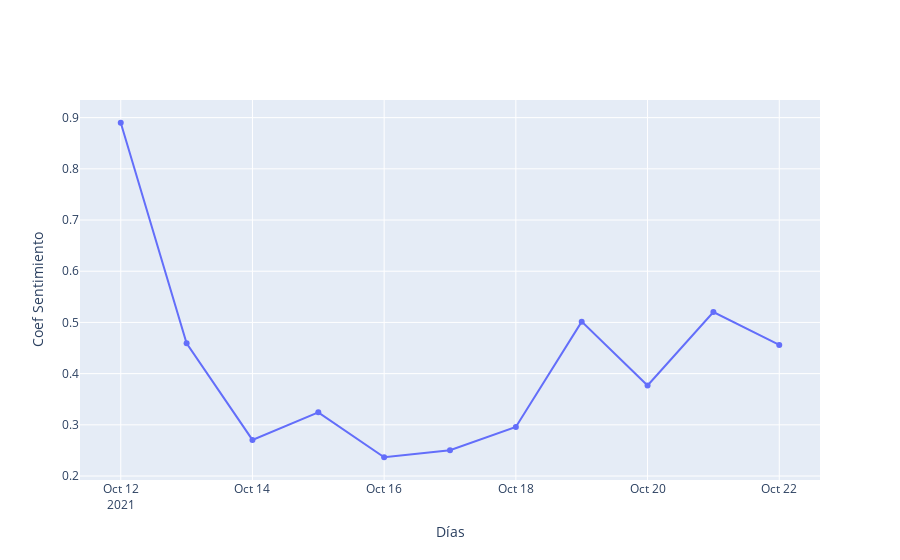

The code cell stored with this chart in its notebook:
### Code cell
data = [go.Scatter(
                x=A.FechaPublicacion,
                y=A['sentimiento_numerico']
        )
        ]
fig = go.Figure()

fig.add_trace(go.Scatter(x=A.FechaPublicacion, y=A['sentimiento_numerico'],
                    mode='lines+markers',
                    name='lines+markers'))

fig.update_layout(
    xaxis_title="Días",
    yaxis_title="Coef Sentimiento",
)

fig.show()

### Figure 1 — Plotly figure (JSON) as saved in the notebook; plotly's stock layout.template omitted (floating-point values rounded to 4 significant figures)
{"data": [{"mode": "lines+markers", "name": "lines+markers", "type": "scatter", "x": ["2021-10-12T00:00:00", "2021-10-13T00:00:00", "2021-10-14T00:00:00", "2021-10-15T00:00:00", "2021-10-16T00:00:00", "2021-10-17T00:00:00", "2021-10-18T00:00:00", "2021-10-19T00:00:00", "2021-10-20T00:00:00", "2021-10-21T00:00:00", "2021-10-22T00:00:00"], "y": [0.89, 0.4593, 0.2706, 0.3244, 0.2367, 0.2503, 0.296, 0.5015, 0.3768, 0.5203, 0.456]}], "layout": {"xaxis": {"title": {"text": "Días"}}, "yaxis": {"title": {"text": "Coef Sentimiento"}}}}
